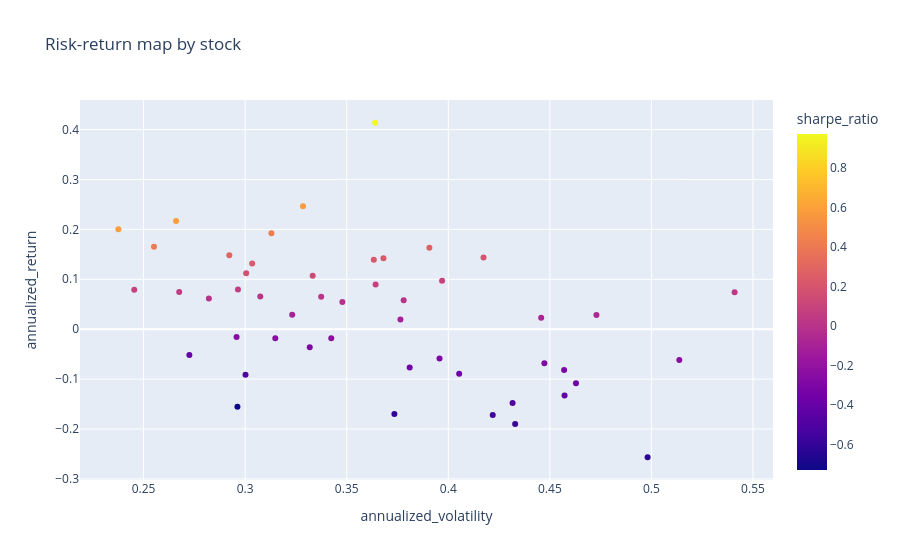

Write notebook code for a chart like this one.
### Code cell
px.scatter(
    risk,
    x='annualized_volatility',
    y='annualized_return',
    color='sharpe_ratio',
    hover_name='symbol',
    title='Risk-return map by stock',
)

### Figure 1 — Plotly figure (JSON) as saved in the notebook; plotly's stock layout.template omitted (floating-point values rounded to 4 significant figures)
{"data": [{"hovertemplate": "<b>%{hovertext}</b><br><br>annualized_volatility=%{x}<br>annualized_return=%{y}<br>sharpe_ratio=%{marker.color}<extra></extra>", "hovertext": ["BAJAJFINSV", "ASIANPAINT", "HINDUNILVR", "TITAN", "SHREECEM", "NESTLEIND", "ULTRACEMCO", "TATASTEEL", "HDFC", "ADANIPORTS", "RELIANCE", "HINDALCO", "MARUTI", "BRITANNIA", "UPL", "ICICIBANK", "POWERGRID", "DRREDDY", "BAJAJ-AUTO", "BAJFINANCE", "HDFCBANK", "BHARTIARTL", "CIPLA", "AXISBANK", "KOTAKBANK", "VEDL", "INDUSINDBK", "TCS", "SBIN", "WIPRO", "JSWSTEEL", "LT", "HEROMOTOCO", "BPCL", "SUNPHARMA", "INFY", "TATAMOTORS", "M&M", "ZEEL", "HCLTECH", "NTPC", "GRASIM", "TECHM", "ITC", "GAIL", "IOC", "ONGC", "EICHERMOT", "COALINDIA"], "legendgroup": "", "marker": {"color": [0.9714, 0.5902, 0.5894, 0.5675, 0.4218, 0.4115, 0.3016, 0.2641, 0.2354, 0.2236, 0.2179, 0.2001, 0.1727, 0.1419, 0.09311, 0.08145, 0.07809, 0.0658, 0.05461, 0.02586, 0.01808, 0.01498, 0.005318, -0.004699, -0.01612, -0.06671, -0.08309, -0.09667, -0.1082, -0.2285, -0.2368, -0.2486, -0.2551, -0.2867, -0.2896, -0.3005, -0.3098, -0.3594, -0.3632, -0.3683, -0.4098, -0.4222, -0.4816, -0.504, -0.5496, -0.5777, -0.6159, -0.6355, -0.7275], "coloraxis": "coloraxis", "symbol": "circle"}, "mode": "markers", "name": "", "orientation": "v", "showlegend": false, "type": "scatter", "x": [0.364, 0.266, 0.2376, 0.3285, 0.3129, 0.2551, 0.2922, 0.3907, 0.3035, 0.3681, 0.3634, 0.4173, 0.3005, 0.3332, 0.3969, 0.3642, 0.2454, 0.2965, 0.2675, 0.5409, 0.3074, 0.3374, 0.2821, 0.378, 0.3478, 0.4729, 0.4457, 0.3232, 0.3764, 0.3424, 0.5137, 0.3148, 0.2958, 0.4473, 0.3318, 0.3957, 0.457, 0.381, 0.4629, 0.4054, 0.2725, 0.4572, 0.4316, 0.3002, 0.4219, 0.4329, 0.3735, 0.4981, 0.2962], "xaxis": "x", "y": [0.4136, 0.217, 0.2, 0.2464, 0.192, 0.165, 0.1481, 0.1632, 0.1314, 0.1423, 0.1392, 0.1435, 0.1119, 0.1073, 0.09696, 0.08966, 0.07916, 0.07951, 0.07461, 0.07399, 0.06556, 0.06505, 0.0615, 0.05822, 0.05439, 0.02845, 0.02296, 0.02876, 0.01926, -0.01823, -0.06167, -0.01826, -0.01545, -0.06823, -0.03608, -0.05889, -0.08157, -0.07691, -0.1081, -0.08928, -0.05169, -0.1331, -0.1479, -0.09129, -0.1719, -0.1901, -0.17, -0.2565, -0.1555], "yaxis": "y"}], "layout": {"coloraxis": {"colorbar": {"title": {"text": "sharpe_ratio"}}, "colorscale": [[0, "#0d0887"], [0.1111, "#46039f"], [0.2222, "#7201a8"], [0.3333, "#9c179e"], [0.4444, "#bd3786"], [0.5556, "#d8576b"], [0.6667, "#ed7953"], [0.7778, "#fb9f3a"], [0.8889, "#fdca26"], [1, "#f0f921"]]}, "legend": {"tracegroupgap": 0}, "title": {"text": "Risk-return map by stock"}, "xaxis": {"anchor": "y", "domain": [0, 1], "title": {"text": "annualized_volatility"}}, "yaxis": {"anchor": "x", "domain": [0, 1], "title": {"text": "annualized_return"}}}}
